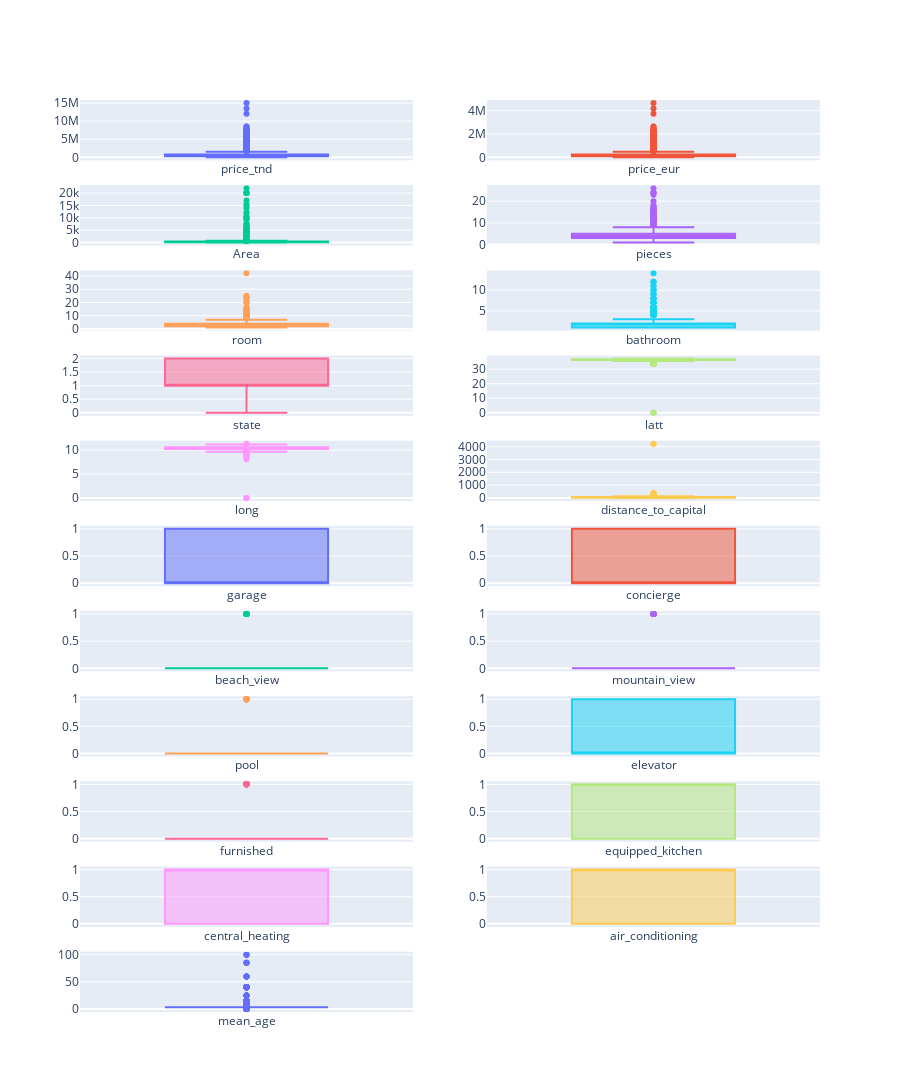

Notebook source saved alongside this figure:
### Code cell
# checking numerical columns for outliers using boxplot
fig = go.Figure()
fig = make_subplots(rows=int(np.ceil(len(numerical_cols)/2)), cols=2)
for col in numerical_cols:
    r_num = int(numerical_cols.index(col)/2) + 1
    c_num = int(numerical_cols.index(col)%2) + 1
    fig.add_trace(go.Box(y=df[col], name=col, showlegend=False), row=r_num, col=c_num)
fig.update_layout(height=3200, width=900)
fig.show()

### Figure 1 — Plotly figure (JSON) as saved in the notebook; plotly's stock layout.template omitted (floating-point values rounded to 4 significant figures; data arrays with more than 128 entries replaced by an {"elided": "..."} marker saying what was removed)
{"data": [{"name": "price_tnd", "showlegend": false, "type": "box", "xaxis": "x", "y": {"elided": "5688 int values"}, "yaxis": "y"}, {"name": "price_eur", "showlegend": false, "type": "box", "xaxis": "x2", "y": {"elided": "5688 float values"}, "yaxis": "y2"}, {"name": "Area", "showlegend": false, "type": "box", "xaxis": "x3", "y": {"elided": "5688 int values"}, "yaxis": "y3"}, {"name": "pieces", "showlegend": false, "type": "box", "xaxis": "x4", "y": {"elided": "5688 int values"}, "yaxis": "y4"}, {"name": "room", "showlegend": false, "type": "box", "xaxis": "x5", "y": {"elided": "5688 int values"}, "yaxis": "y5"}, {"name": "bathroom", "showlegend": false, "type": "box", "xaxis": "x6", "y": {"elided": "5688 int values"}, "yaxis": "y6"}, {"name": "state", "showlegend": false, "type": "box", "xaxis": "x7", "y": {"elided": "5688 int values"}, "yaxis": "y7"}, {"name": "latt", "showlegend": false, "type": "box", "xaxis": "x8", "y": {"elided": "5688 float values"}, "yaxis": "y8"}, {"name": "long", "showlegend": false, "type": "box", "xaxis": "x9", "y": {"elided": "5688 float values"}, "yaxis": "y9"}, {"name": "distance_to_capital", "showlegend": false, "type": "box", "xaxis": "x10", "y": {"elided": "5688 float values"}, "yaxis": "y10"}, {"name": "garage", "showlegend": false, "type": "box", "xaxis": "x11", "y": {"elided": "5688 int values"}, "yaxis": "y11"}, {"name": "concierge", "showlegend": false, "type": "box", "xaxis": "x12", "y": {"elided": "5688 int values"}, "yaxis": "y12"}, {"name": "beach_view", "showlegend": false, "type": "box", "xaxis": "x13", "y": {"elided": "5688 int values"}, "yaxis": "y13"}, {"name": "mountain_view", "showlegend": false, "type": "box", "xaxis": "x14", "y": {"elided": "5688 int values"}, "yaxis": "y14"}, {"name": "pool", "showlegend": false, "type": "box", "xaxis": "x15", "y": {"elided": "5688 int values"}, "yaxis": "y15"}, {"name": "elevator", "showlegend": false, "type": "box", "xaxis": "x16", "y": {"elided": "5688 int values"}, "yaxis": "y16"}, {"name": "furnished", "showlegend": false, "type": "box", "xaxis": "x17", "y": {"elided": "5688 int values"}, "yaxis": "y17"}, {"name": "equipped_kitchen", "showlegend": false, "type": "box", "xaxis": "x18", "y": {"elided": "5688 int values"}, "yaxis": "y18"}, {"name": "central_heating", "showlegend": false, "type": "box", "xaxis": "x19", "y": {"elided": "5688 int values"}, "yaxis": "y19"}, {"name": "air_conditioning", "showlegend": false, "type": "box", "xaxis": "x20", "y": {"elided": "5688 int values"}, "yaxis": "y20"}, {"name": "mean_age", "showlegend": false, "type": "box", "xaxis": "x21", "y": {"elided": "5688 float values"}, "yaxis": "y21"}], "layout": {"height": 3200, "width": 900, "xaxis": {"anchor": "y", "domain": [0, 0.45]}, "xaxis10": {"anchor": "y10", "domain": [0.55, 1]}, "xaxis11": {"anchor": "y11", "domain": [0, 0.45]}, "xaxis12": {"anchor": "y12", "domain": [0.55, 1]}, "xaxis13": {"anchor": "y13", "domain": [0, 0.45]}, "xaxis14": {"anchor": "y14", "domain": [0.55, 1]}, "xaxis15": {"anchor": "y15", "domain": [0, 0.45]}, "xaxis16": {"anchor": "y16", "domain": [0.55, 1]}, "xaxis17": {"anchor": "y17", "domain": [0, 0.45]}, "xaxis18": {"anchor": "y18", "domain": [0.55, 1]}, "xaxis19": {"anchor": "y19", "domain": [0, 0.45]}, "xaxis2": {"anchor": "y2", "domain": [0.55, 1]}, "xaxis20": {"anchor": "y20", "domain": [0.55, 1]}, "xaxis21": {"anchor": "y21", "domain": [0, 0.45]}, "xaxis22": {"anchor": "y22", "domain": [0.55, 1]}, "xaxis3": {"anchor": "y3", "domain": [0, 0.45]}, "xaxis4": {"anchor": "y4", "domain": [0.55, 1]}, "xaxis5": {"anchor": "y5", "domain": [0, 0.45]}, "xaxis6": {"anchor": "y6", "domain": [0.55, 1]}, "xaxis7": {"anchor": "y7", "domain": [0, 0.45]}, "xaxis8": {"anchor": "y8", "domain": [0.55, 1]}, "xaxis9": {"anchor": "y9", "domain": [0, 0.45]}, "yaxis": {"anchor": "x", "domain": [0.9339, 1]}, "yaxis10": {"anchor": "x10", "domain": [0.5603, 0.6264]}, "yaxis11": {"anchor": "x11", "domain": [0.4669, 0.5331]}, "yaxis12": {"anchor": "x12", "domain": [0.4669, 0.5331]}, "yaxis13": {"anchor": "x13", "domain": [0.3736, 0.4397]}, "yaxis14": {"anchor": "x14", "domain": [0.3736, 0.4397]}, "yaxis15": {"anchor": "x15", "domain": [0.2802, 0.3463]}, "yaxis16": {"anchor": "x16", "domain": [0.2802, 0.3463]}, "yaxis17": {"anchor": "x17", "domain": [0.1868, 0.2529]}, "yaxis18": {"anchor": "x18", "domain": [0.1868, 0.2529]}, "yaxis19": {"anchor": "x19", "domain": [0.09339, 0.1595]}, "yaxis2": {"anchor": "x2", "domain": [0.9339, 1]}, "yaxis20": {"anchor": "x20", "domain": [0.09339, 0.1595]}, "yaxis21": {"anchor": "x21", "domain": [0, 0.06612]}, "yaxis22": {"anchor": "x22", "domain": [0, 0.06612]}, "yaxis3": {"anchor": "x3", "domain": [0.8405, 0.9066]}, "yaxis4": {"anchor": "x4", "domain": [0.8405, 0.9066]}, "yaxis5": {"anchor": "x5", "domain": [0.7471, 0.8132]}, "yaxis6": {"anchor": "x6", "domain": [0.7471, 0.8132]}, "yaxis7": {"anchor": "x7", "domain": [0.6537, 0.7198]}, "yaxis8": {"anchor": "x8", "domain": [0.6537, 0.7198]}, "yaxis9": {"anchor": "x9", "domain": [0.5603, 0.6264]}}}
